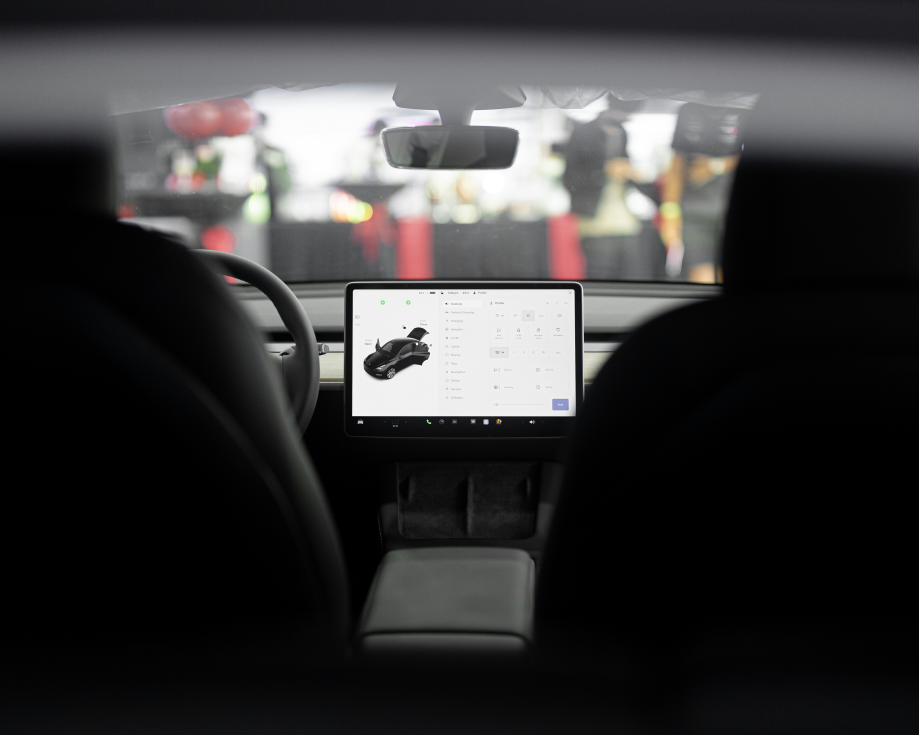
#> input picture website/research/photos/unsplash-ziontech-u4FO_unYC8I.jpg, 5512 x 4410 px (shown at 1/6 size)
$ python master_wallpaper.py ../../website/research/photos/unsplash-ziontech-u4FO_unYC8I.jpg out.png
#> lines starting #> are read from the running program, lines starting #| are printed output that depends on the picture
"""Upscales a generated wallpaper to a 5K master (5120x3200) plus web copies.

    python3 master_wallpaper.py <in.png> <out-5k.png> [web.jpg ...]

The generated art is softened first (its frosted texture turns blotchy when enlarged), upscaled
with Lanczos, the glass rims re-crisped with a wide low-amount unsharp mask, and fine luminance
grain added at full size so the big gradients never band.
"""
import sys
import numpy as np
from PIL import Image, ImageFilter

W, H = 5120, 3200
src = Image.open(sys.argv[1]).convert("RGB").filter(ImageFilter.GaussianBlur(0.9))
scale = max(W / src.width, H / src.height)
#> scale = 0.929
up = src.resize((round(src.width * scale), round(src.height * scale)), Image.LANCZOS)
left, top = (up.width - W) // 2, (up.height - H) // 2
#> left = 0; top = 448
up = up.crop((left, top, left + W, top + H))
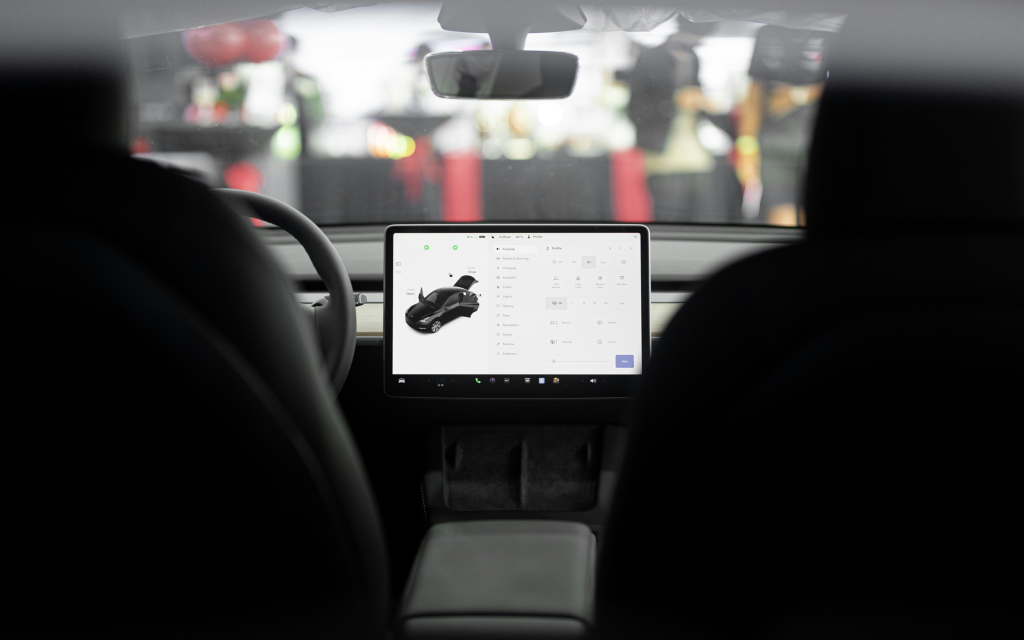
#> up: PIL image 5120x3200 RGB (shown at 1/5 size); mean R, G, B 61.2, 60.1, 59.7
up = up.filter(ImageFilter.UnsharpMask(radius=6, percent=35, threshold=6))
rng = np.random.default_rng(7)
arr = np.asarray(up).astype(np.float32)
grain = rng.normal(0, 1.6, (H, W, 1)).astype(np.float32)
arr = np.clip(arr + grain, 0, 255).astype(np.uint8)
master = Image.fromarray(arr)
#> (the run stopped early here; a loop or call above may not have finished)
